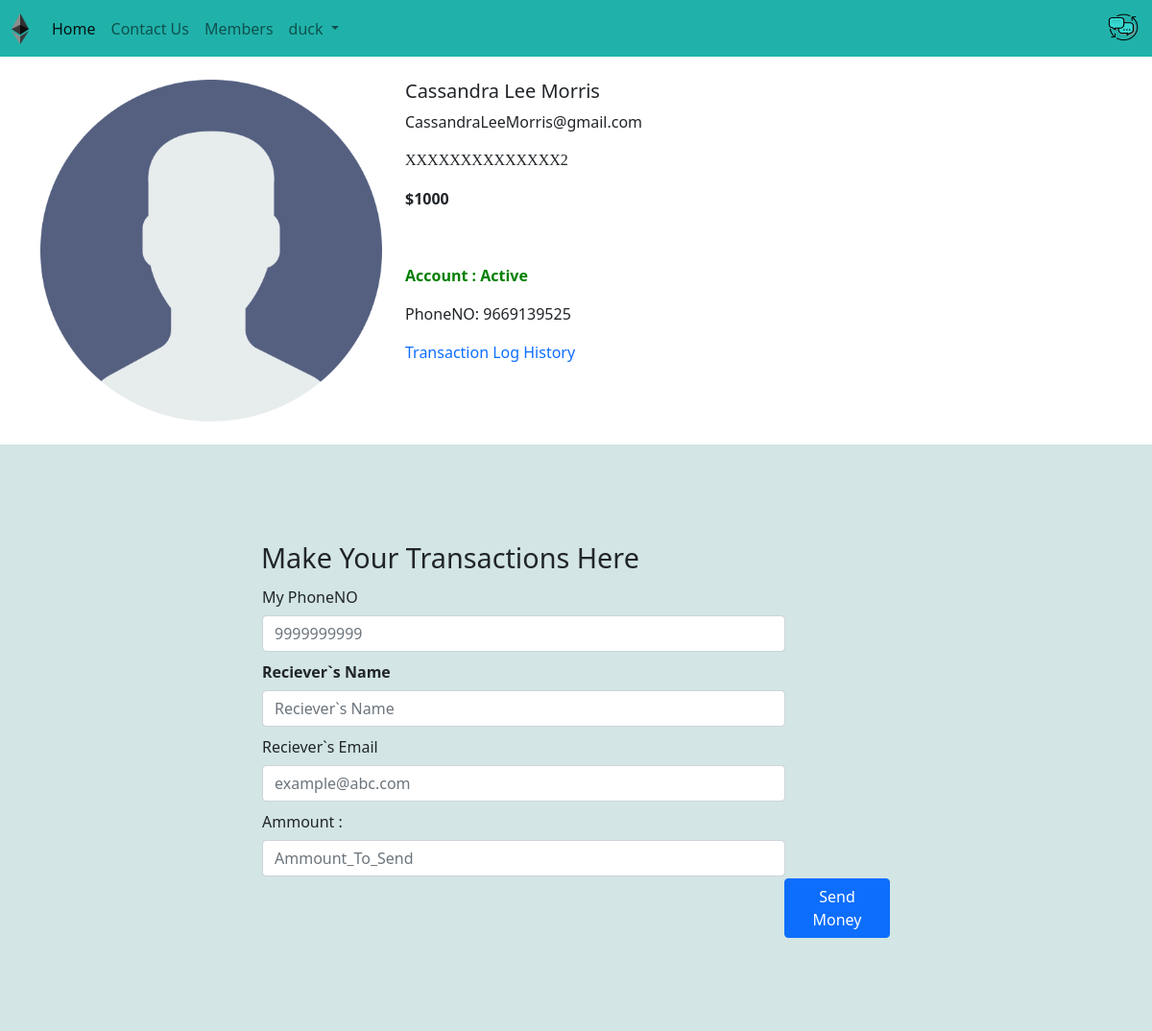
The page /customer/2 (signed in) on the database as committed earlier.
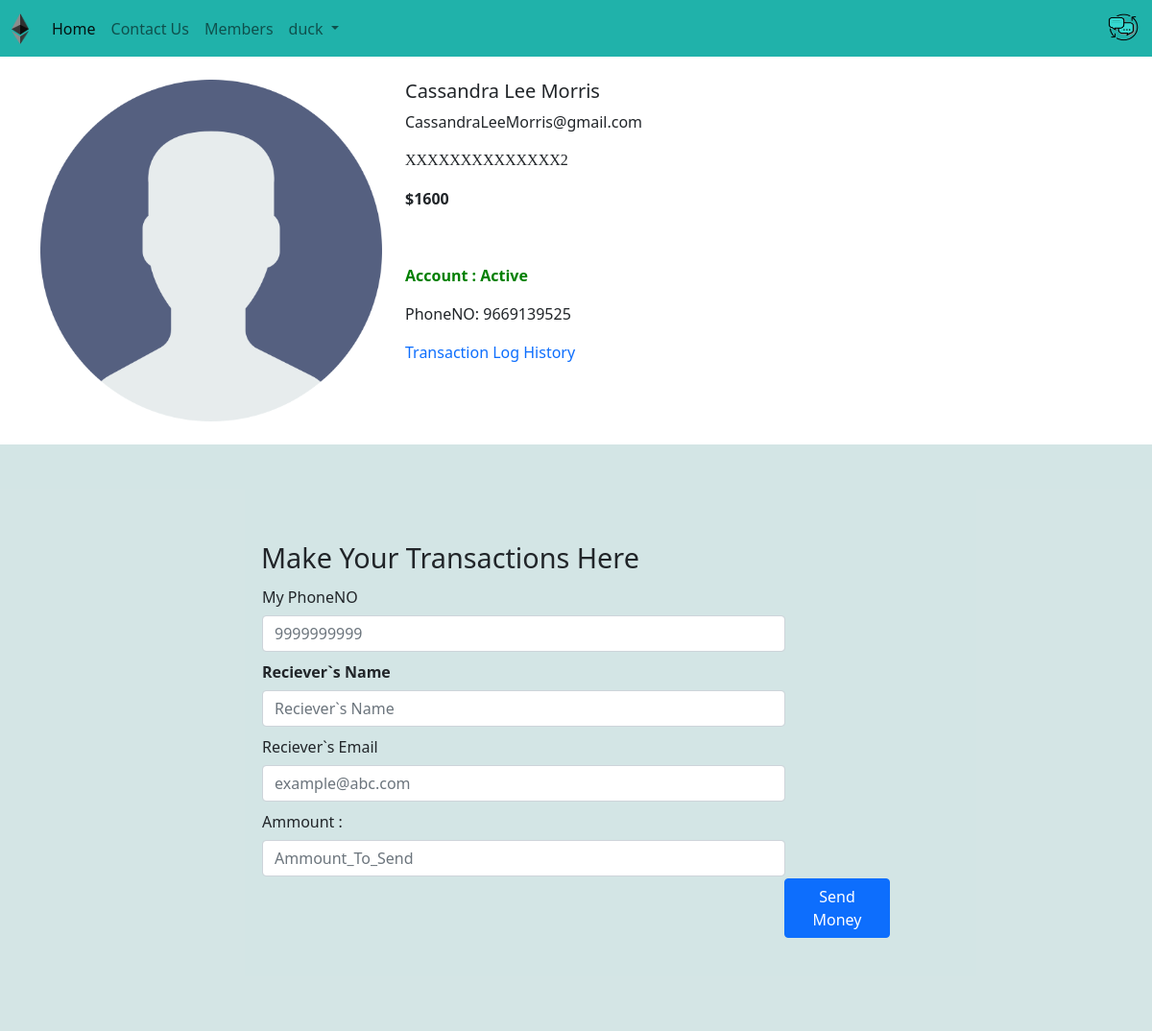
The same page on the database as committed later.
### Bank/models.py (models this page shows, shortened)
class CustomerAccount(models.Model):
    name=models.CharField(max_length=30)
    email=models.CharField(max_length=30,null=True, blank=True)
    account_active=models.BooleanField(default=True)
    image=models.ImageField(upload_to='media/', default="Image003.png")
    totalbalance=models.IntegerField(default=1000)
    phoneno=models.CharField(max_length=11,blank=True)

### Bank/views.py (the view)
# urls.py: path('customer/<int:acc>', views.Member, name='ViewMemberdetails'),
def Member(request,acc): #register function
    member= CustomerAccount.objects.get(id=acc)
    print("------------>",request.user.username)
    if (request.user.username!=(None or "")):
        if request.method=="POST":
            rname=request.POST.get("rname")
            if (rname in db_check('name')):
                remail=request.POST.get("remail")
                if (remail in db_check('email')):
                    sname=request.user.username
                    semail=request.user.username+'@gmail.com'
                    sphone=request.POST.get('sphoneno')
                    if(sphone in db_check('phoneno')):
                        sammount=request.POST.get('sammount')
                        if (member.totalbalance > int(sammount)):
                            transfer_detail=transectiondetail(recievername=rname,recieveremail=remail,sendername=sname,senderemail=semail,money_amt=int(sammount))
                            transfer_detail.save()
                            member1=CustomerAccount.objects.get(name=rname) # Reciever`s id
                            member1.totalbalance=(member1.totalbalance+int(sammount))
                            member2=CustomerAccount.objects.get(name=sname) # Sender`s id
                            member2.totalbalance=(member1.totalbalance-int(sammount))
                            try:
                                member1.save() #    <----------------,
                                member2.save() #    <----------------'............(save them in the database)
                            except:
                                print("Got an Error in Saveing particular element of the database")
                        else:
                            return(HttpResponse('not enough balance'))
                    else:
                        return(HttpResponse('Phone invalid'))
                else:
                    return(HttpResponse('Email invalid'))
            else:
                return (render(request, 'Member.html', {'memberDetail':{'name':'Invalid transaction detail','email':'Please  Check your details and Try Again'}}))
    else:
        return(HttpResponse("<b>please Login <br>To make any Transactions...</b>"))
    return (render(request, 'Member.html', {'memberDetail':member,'username':request.user.username}))

### template/Member.html (shortened to what this page needs)
{% extends 'Basic.html' %}
{% block username %}{{username}}{% endblock username %}
{% block body %}
<div class="container my-4">
    <div class="row">
    <div class="col-md-4">
    <div class="row">
        {% load static %}
        <img src="{% static './media/user.png'%}" alt="{{memberDetail.image}}"  min-width="233px" min-height="385px">
    </div>
    </div>
    <div class="col-md-8">
        <h5>{{memberDetail.name}}</h5>
        <p>{{memberDetail.email}}</p>
        <p style="font-family: -webkit-pictograph; font-weight: 100;">XXXXXXXXXXXXXX{{memberDetail.id}}</p>
        <p><b>${{memberDetail.totalbalance}} </b></p><br>
        <p>{% if memberDetail.account_active == True %}
          <div class="Account_status" style="color:Green;font-weight: bold;">Account : Active</div>
          {% else %}
          <div class="Account_status" style="color:Red;font-weight: bold;">Account : Inactive</div>
          {% endif %}
        </p>
        <p>PhoneNO: {{memberDetail.phoneno}}</p>
        <div class="transactionLog">
                <a href="/transacton_history/{{memberDetail.name}}" style="text-decoration: none;text-decoration-color: coral;">Transaction Log History</a>
        </div>
    </div>
    </div>
</div>
<div class="transaction-form">
<form method="POST" style="padding:17rem; padding-block:6rem; background-color: #5f9ea045;">
    <span     style="font-size: 1.8em; font-weight: 500; position: relative; align-content: center;padding-right: 5em;">
        Make Your Transactions Here
    </span>
    <table>
    <tr>
        <td>
            <label for="inputEmail3" class="col-sm-4 col-form-label">My PhoneNO</label>
            <div class="col-sm-10">
            <input type="text" class="form-control" id="sphoneno" name="sphoneno" placeholder="9999999999">
        </div>
        </td>
    </tr>
    <tr>
        <th>
            <label for="inputEmail3" class="col-sm-4 col-form-label">Reciever`s Name</label>
            <div class="col-sm-10">
            <input type="text" class="form-control" id="rname" name="rname" placeholder="Reciever`s Name">
        </div>
        </th>
    </tr>
    <tr>
        <td>
            <label for="inputEmail3" class="col-sm-4 col-form-label">Reciever`s Email</label>
            <div class="col-sm-10">
            <input type="email" class="form-control" id="remail" name="remail" placeholder="example@abc.com">
        </div>
        </td>
    </tr>
    <tr>
        <td>
            <label for="inputEmail3" class="col-sm-4 col-form-label">Ammount : </label>
            <div class="col-sm-10">
            <input type="number" class="form-control" id="sammount" name="sammount" placeholder="Ammount_To_Send">
            </div>
        </td>
    </tr>
    <tr>
        <td>
            <button type="submit" class="btn btn-primary" style="margin-left:34rem" value="OK"> Send Money </button>
        </td>
    </tr>
  </table>
</form>
</div>
{% endblock body %}

### template/Basic.html (shortened to what this page needs)
<!doctype html>
<html lang="en">
  <head>
    <link href="https://cdn.jsdelivr.net/npm/bootstrap@5.1.3/dist/css/bootstrap.min.css" rel="stylesheet">
    {% load static %}
  </head>
  <body {% block bodystyle %}{% endblock bodystyle %}>
    <nav class="navbar navbar-expand-lg navbar-light" style="background:lightseagreen;">
        <div class="container-fluid">
            <a class="navbar-brand" href="{% url 'homepage' %}">
                {% load static %}
                 <img src="{% static 'media/Ethereum_logo.png' %}" alt=""style='height: 2rem;width:18px;' class="d-inline-block align-text-top" >
            </a>
          <div class="collapse navbar-collapse" id="navbarNav">
            <ul class="navbar-nav">
              <li class="nav-item">
                <a class="nav-link active" aria-current="page" href="{% url 'homepage' %}">Home</a>
              </li>
              <li class="nav-item">
                <a class="nav-link" href="#myContent" onclick="gotoBottom()">Contact Us</a>
              </li>
              <li class="nav-item">
                <a class="nav-link" href="{% url 'Members' %}">Members</a>
              </li>
              <div class="collapse navbar-collapse" id="navbarNavDarkDropdown">
                <ul class="navbar-nav">
                  <li class="nav-item dropdown">
                    <a class="nav-link dropdown-toggle" href="#" id="navbarDarkDropdownMenuLink" role="button" data-bs-toggle="dropdown" aria-expanded="false">
                     {% block username %}{% endblock username %}
                    </a>
                  </li>
                </ul>
              </div>
            </ul>
          </div>
        </div>
        <div >
            <a class="Feed-Back" href="{% url 'FeedBackUs' %}">
                {% load static %}
                <img src="/static/media/Image002.png" alt="" style="height: 35px;width: 58px;">
            </a>
        </div>
      </nav>
      {% block body %}{% endblock body %}
  </body>
</html>

Rows that differ between the two databases and show on the page:
changed CustomerAccount "Cassandra Lee Morris": totalbalance "1000" → "1600"
